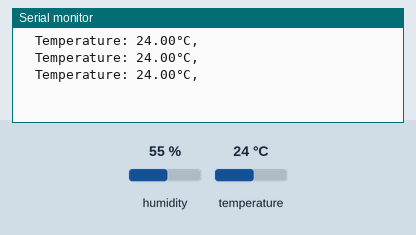
A sketch run on a simulated ESP32. On the bench: the last lines printed to the serial monitor. The inputs (shaded band) are chosen by the test bench; at power-on: temperature 24 °C, humidity 55 %.

Above: at 3.8 s.
3.9 s: temperature set to 12 °C
At 5.5 s:
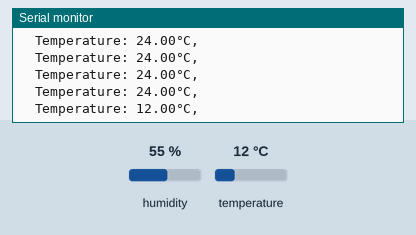
6.7 s: temperature set to 19 °C
At 8.7 s:
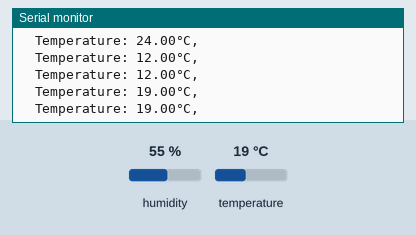
Timing chart, 0 to 10.2 s (numbered marks = the images above; inputs shaded):
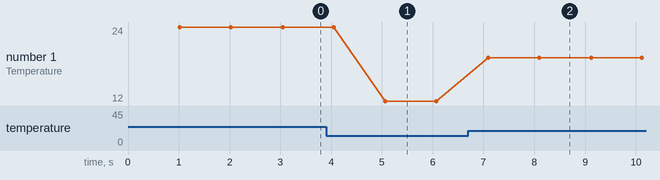

The sketch:

Serial_monitor.ino
```cpp
#include "DHT.h"

#define DHTPIN 19


#define DHTTYPE DHT11


DHT dht(DHTPIN, DHTTYPE); // constructeur pour déclarer notre capteur

void setup() {
  Serial.begin(115200);
  dht.begin();
}

void loop() {
  delay(1000);

  // Le DHT11 renvoie au maximum une mesure toute les 1s
  float t = dht.readTemperature();

  //Lis la température en degré celsius

  if ( isnan(t))
  {
    Serial.println("Echec reception");
    return;
    //Renvoie une erreur si l'ESP32 ne reçoit aucune mesure
  }

  Serial.print("  Temperature: ");
  Serial.print(t);
  Serial.print("°C, ");
  Serial.println("");

  // Transmet les mesures reçues dans le moniteur série
}
```

Measured:
- after the input at 3.9 s, the serial monitor: prints a new line after 1.2 s (image 1)
- after the input at 6.7 s, the serial monitor: prints a new line after 0.39 s (image 2)
- plotted number 1: 24 → 12 after the input at 3.9 s, 12 → 19 after the input at 6.7 s
